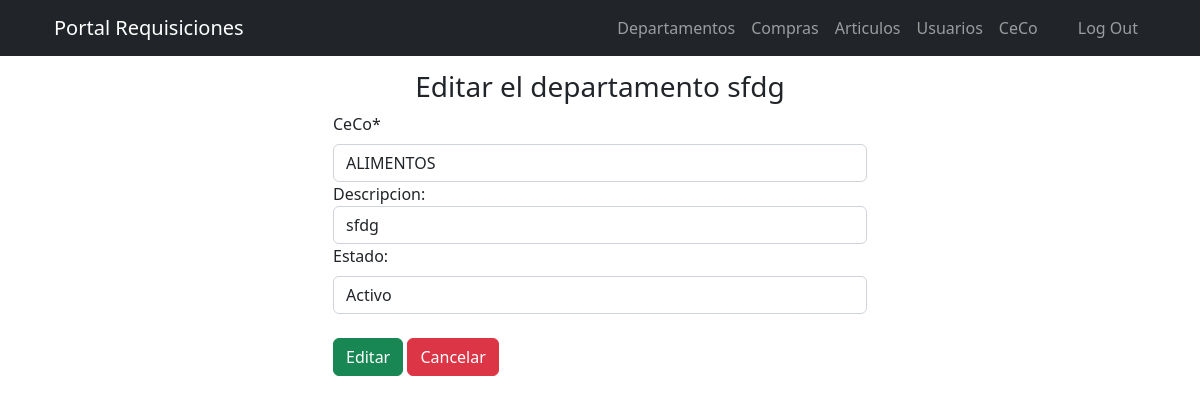
Screenshot of /includes/editar_dep.php?id=3 (signed in) with the database file from the repository.
### tables this page shows
CREATE TABLE `departamentos` (
  `id` int(11) NOT NULL,
  `nombre` varchar(100) NOT NULL,
  `descripcion` varchar(250) NOT NULL,
  `estado` int(11) NOT NULL,
  `fecha` timestamp NOT NULL DEFAULT current_timestamp() ON UPDATE current_timestamp()
);

### includes/editar_dep.php (the view, shortened to what this page needs)
<?php
$id = $_GET['id'];
include_once "header.php";
require_once ("db.php");
$consulta = "SELECT * FROM departamentos WHERE id = $id";
$resultado = mysqli_query($conexion, $consulta);
$usuario = mysqli_fetch_assoc($resultado);
?>
<!DOCTYPE html>
<html lang="es-MX">
<head>
    <link rel="stylesheet" href="../../css/fontawesome-all.min.css">
	<link rel="stylesheet" href="../../css/estilo.css">
</head>
<body>
    <form  action="functions.php" method="POST">
        <div class="container">
            <div id="login-row" class="row justify-content-center align-items-center">
                <div id="login-column" class="col-md-6">
                    <div id="login-box" class="col-md-12">
                            <h3 class="text-center">Editar el departamento <?php echo $usuario ['descripcion']; ?></h3>
                            <div class="form-group">
                            <label for="" class="form-label">CeCo*</label>
                            <input type="text"  id="nombre" name="nombre" class="form-control" value ="<?php echo $usuario ['nombre']; ?>" required>
                            </div>
                            <div class="form-group">
                                <label for="desc">Descripcion:</label><br>
                                <input type="text" name="descripcion" id="descripcion" class="form-control" value="<?php echo $usuario ['descripcion']; ?>" required>
                            </div>
                            <div class="form-group">
                                  <label for="estado" class="form-label">Estado:</label>
                                  <select name="estado" id="estado" class="form-control" required >
                                  <option <?php echo $usuario ['estado']==='1' ? "selected='selected' ": "" ?> value="1">Activo</option>
                               </select>
                            </div>
                               <br>
                                <div class="mb-3">
                                <button type="submit" class="btn btn-success" >Editar</button>
                               <a href="../views/articulos.php" class="btn btn-danger">Cancelar</a>
                            </div>
                            </div>
                            </div>
                        </form>
                    </div>
                </div>
</body>
</html>

### css/estilo.css (style rules this page uses)
body { padding-top: 70px; }

### rows the page displays
departamentos: descripcion "sfdg", nombre "ALIMENTOS", estado "Activo"
